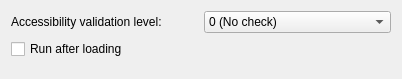
<ui version="4.0" >
 <class>InternalValidator</class>
 <widget class="QWidget" name="InternalValidator" >
  <property name="geometry" >
   <rect>
    <x>0</x>
    <y>0</y>
    <width>402</width>
    <height>79</height>
   </rect>
  </property>
  <layout class="QVBoxLayout" name="verticalLayout" >
   <item>
    <layout class="QGridLayout" name="gridLayout" >
     <item row="0" column="0" >
      <widget class="QLabel" name="label" >
       <property name="text" >
        <string>Accessibility validation level:</string>
       </property>
      </widget>
     </item>
     <item row="0" column="1" >
      <widget class="KComboBox" name="accessibilityLevel" >
       <item>
        <property name="text" >
         <string>0 (No check)</string>
        </property>
       </item>
       <item>
        <property name="text" >
         <string>1</string>
        </property>
       </item>
       <item>
        <property name="text" >
         <string>2</string>
        </property>
       </item>
       <item>
        <property name="text" >
         <string>3</string>
        </property>
       </item>
      </widget>
     </item>
     <item row="1" column="0" colspan="2" >
      <widget class="QCheckBox" name="runAfterLoading" >
       <property name="whatsThis" >
        <string>If this option is enabled, the internal HTML validator is executed after a webpage has been loaded.</string>
       </property>
       <property name="text" >
        <string>Run after loading</string>
       </property>
      </widget>
     </item>
    </layout>
   </item>
   <item>
    <spacer name="verticalSpacer" >
     <property name="orientation" >
      <enum>Qt::Vertical</enum>
     </property>
     <property name="sizeHint" stdset="0" >
      <size>
       <width>20</width>
       <height>2</height>
      </size>
     </property>
    </spacer>
   </item>
  </layout>
 </widget>
 <customwidgets>
  <customwidget>
   <class>KComboBox</class>
   <extends>QComboBox</extends>
   <header>kcombobox.h</header>
  </customwidget>
 </customwidgets>
 <resources/>
 <connections/>
</ui>
